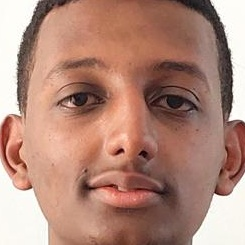
#> input picture cropped_dataset/Abdissa Degefu/2.jpg, 245 x 245 px; its folder holds 3 pictures in this run
$ jupyter execute --allow-errors fisherface.ipynb
#> lines starting #> are read from the running program, lines starting #| are printed output that depends on the picture
[cell 1]
import cv2
import os
import random
import zipfile
import numpy as np
from matplotlib import pyplot as plt
from sklearn.model_selection import train_test_split
from sklearn.preprocessing import LabelEncoder
from collections import Counter

[cell 2]
def showImage(img, shape, label, cmap='gray'):
    plt.subplot(3, 6, 1)
    plt.title(label)
    plt.imshow(img.reshape(shape), cmap=cmap)
    plt.subplots_adjust(right=1.2, top=1.2)
    plt.tick_params(labelleft='off', labelbottom='off', bottom='off',
                    top='off', right='off', left='off', which='both')
    plt.show()

[cell 3]
def load_dataset(path, image_size):

#> called with path = 'cropped_dataset', image_size = (100, 100)
    images = []
    labels = []

    for label_name in os.listdir(path):
        target_path = os.path.join(path, label_name)

        if len([f for f in os.listdir(target_path)]) > 1:
            for filename in os.listdir(target_path):
                file_path = os.path.join(target_path, filename)
                # image = Image.open(file_path)
                image = cv2.imread(file_path)
#> image is the input picture: shape (245, 245, 3); mean B, G, R 121.6, 136.3, 177.4
                image = cv2.resize(image, image_size)
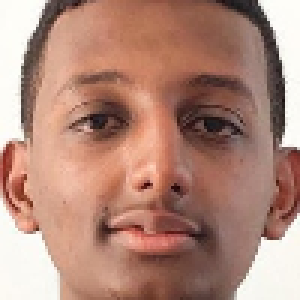
#> image: shape (100, 100, 3) (shown 3 times larger); mean B, G, R 121.4, 136.2, 177.3
                image = cv2.cvtColor(image, cv2.COLOR_BGR2GRAY)
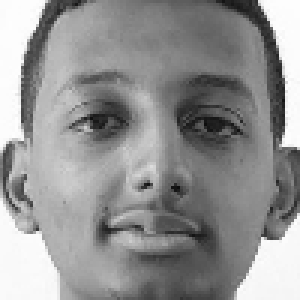
#> image: shape (100, 100) (shown 3 times larger); min 13, max 254, mean 146.8

                images.append(image)
                labels.append(label_name)

    return images, labels


path = 'cropped_dataset'
image_size = (100, 100)
dataset = load_dataset(path, image_size)

print(
    f"dataset length = {len(dataset[0])}, image shape = {dataset[0][0].shape}, first label = {dataset[1][0]}")

[cell 4]
from sklearn.model_selection import train_test_split
from sklearn.preprocessing import LabelEncoder, OneHotEncoder
import numpy as np

# Assuming you have a dataset in the form of (images, labels)
# Replace this with your actual dataset loading code
dataset = load_dataset(path, image_size)
images, labels = dataset

# Convert lists to NumPy arrays
images = np.array(images)
labels = np.array(labels)

# [7 lines of commented-out code are left out]
label_encoder = LabelEncoder()
encoded_labels = label_encoder.fit_transform(labels)

# One-hot encoding
#> (the rest of this cell did not finish here and is left out)

[cell 5]
faces = []
#> (the rest of this cell did not finish here and is left out)

#> (a cell that did not finish here is left out)

Perform LDA

compute mean of each class and put them in a list. do the same for the mean of all faces

[cell 7]
# variable for holding the class mean vectors
meanVectors = []

# variable for holding the mean of all faces
#> (the rest of this cell did not finish here and is left out)

compute within class scatter

#> (a cell that did not finish here is left out)

compute between class scatter matrix

[cell 9]
# matrix used for storing between class scatter
s_b = []

#> (the rest of this cell did not finish here and is left out)

Solve the generalized eigenvalue problem for the matrix s_w.inverse().dot(s_b)

#> (a cell that did not finish here is left out)

select k eigenvectors that describe 99% of the variance

#> (a cell that did not finish here is left out)

project given data to the selected vectors

#> (a cell that did not finish here is left out)

project training faces onto the eigenspace and then to the lda projection of them

[cell 13]
testingFaces = []
#> (the rest of this cell did not finish here and is left out)

use nearest neighbor classifier to determine which faces resemble which class

[cell 14]
from collections import Counter

testIndex = 0
correct = 0

for testFace in testingFaces:
    # calculating the distance of the projected test face to all of the training faces and getting the shortest
    difference = ldaProjection - testFace
    eucleadeanDistance = np.linalg.norm(difference, axis=1)
    maxDist = eucleadeanDistance.max()
    eucleadeanDistance = eucleadeanDistance.tolist()

    # arrange the distances in increasing order
    arrangedDistance = [*eucleadeanDistance]
    arrangedDistance.sort()

    # selected distance
    neighbours = 1
    selected = arrangedDistance[: neighbours]
    selectedLables = [training_labels[eucleadeanDistance.index(
        neighbour)] for neighbour in selected]

    # select the majority
    labelCounts = Counter(selectedLables)
    predictedName = max(labelCounts, key=labelCounts.get)

    # get the actual name
    actualName = testing_labels[testIndex]

    if predictedName == actualName:
        correct += 1
    testIndex += 1


print(f'Accuracy : {correct / (testIndex + 1)}')
